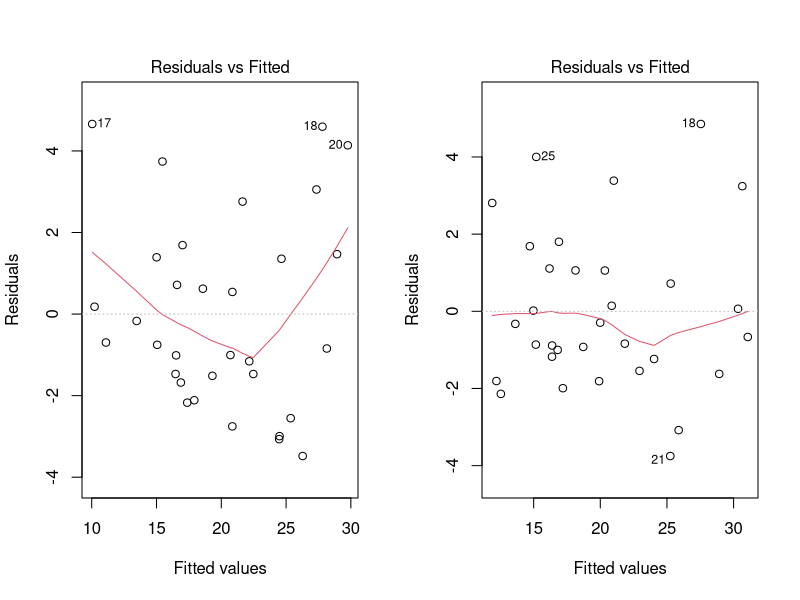

Write R code to recreate this figure.
## ---- chunk 1
# Data frame dimensions
dim(mtcars)
## ---- chunk 2
rm(list = ls())
head(mtcars, 3)
## ---- chunk 3
# Pulling variables out of mtcars for simplicity, and also creating a factor variable "trans"
trans = as.factor(ifelse(mtcars$am==0, "Automatic", "Manual"))
mpg = mtcars$mpg; disp = mtcars$disp; hp = mtcars$hp; wt = mtcars$wt; qsec = mtcars$qsec
## ---- chunk 4
fit1 = lm(mpg ~ disp + hp + wt + qsec + trans -1)
# P-values of fit1
c(summary(fit1)$coef[, 4], sigma = sigma(fit1), R.squared=summary(fit1)$r.squared)
## ---- chunk 5
fit2 = lm(mpg ~ hp + wt + qsec + trans -1)
# P-values of fit2
c(summary(fit2)$coef[, 4], sigma=sigma(fit2), R.squared=summary(fit2)$r.squared)
## ---- chunk 6
fit3 = lm(mpg ~ wt + qsec + trans -1)
# P-values of fit3
c(summary(fit3)$coef[, 4], Sigma=sigma(fit3), R.squared=summary(fit3)$r.squared)
## ---- chunk 7
fit4 = lm(mpg ~ wt + I(wt^2) + qsec + trans -1)
# P-values of fit4
summary(fit4)$coef[, 4]
# Coefficient Estimates of fit4
c(summary(fit4)$coef[, 1], Sigma=sigma(fit4), R.squared=summary(fit4)$r.squared)

## ---- chunk 8
acars = mtcars[mtcars$am==0, ]
mcars = mtcars[mtcars$am==1, ]
atrans = c("Automatic", "Manual")

rmean = function(x){round(mean(x), 1)}

ampg = c(rmean(acars$mpg), rmean(mcars$mpg))
adisp = c(rmean(acars$disp), rmean(mcars$disp))
awt = c(rmean(acars$wt), rmean(mcars$wt)) * 1000
ahp = c(rmean(acars$hp), rmean(mcars$hp))
aqsec = c(rmean(acars$qsec), rmean(mcars$qsec))

data.frame(Transmission = atrans, MPG = ampg, Disp = adisp, WT = awt, HP = ahp, Qsec = aqsec)
## ---- chunk 9
confint(fit4, level=.95)
## ---- chunk 10
par(mfrow = c(1, 2))
plot(fit3, which = 1)
plot(fit4, which = 1)
